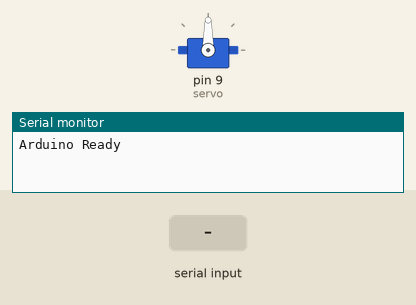
This sketch was run on a simulated Arduino Uno, built with avr-gcc and run on an emulated ATmega328P. Shown: servo, the last lines printed to the serial monitor. The test bench sets the inputs (shaded band).

Above: at 1.2 s.
1.3 s: "30,150\n" received over Serial
At 1.9 s:
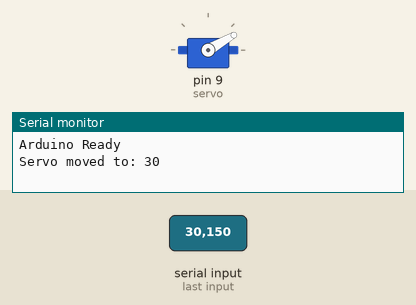
2.8 s: "5\n" received over Serial
At 4.0 s:
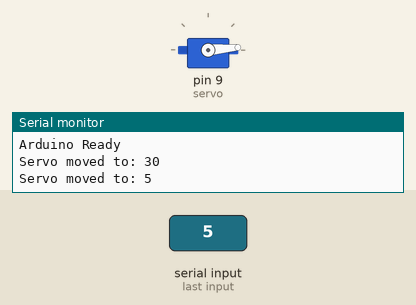
4.3 s: "90,45\n" received over Serial
At 5.4 s:
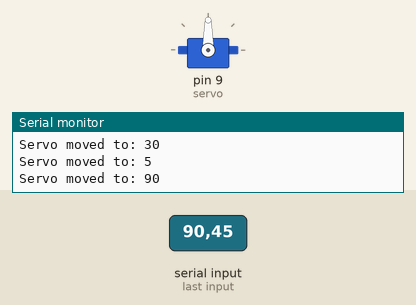
Timing chart, 0 to 7.3 s (numbered marks = the images above; inputs shaded):
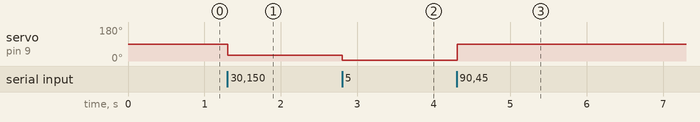

The sketch:

control_servo.ino
```cpp
#include <Servo.h>

Servo servo;
int angle = 90; // Default angle

void setup() {
    Serial.begin(9600);  // Start serial communication
    servo.attach(9);     // Attach the servo to digital pin 9
    servo.write(angle);  // Move servo to default position
    Serial.println("Arduino Ready"); // Send confirmation to Python
}

void loop() {
    if (Serial.available() > 0) {  // If data is available
        String input = Serial.readStringUntil('\n'); // Read until newline
        input.trim(); // Remove any whitespace or newlines
        int receivedAngle = input.toInt(); // Convert to integer

        if (receivedAngle >= 0 && receivedAngle <= 180) { // Validate range
            servo.write(receivedAngle); // Move the servo
            Serial.print("Servo moved to: ");
            Serial.println(receivedAngle);
        } else {
            Serial.println("Invalid angle received");
        }
    }
}
```

Measured:
- after the input at 1.3 s, servo on pin 9 (servo): 90° → 30° at once
- after the input at 2.8 s, servo on pin 9 (servo): 30° → 5° at once
- after the input at 4.3 s, servo on pin 9 (servo): 5° → 90° at once
